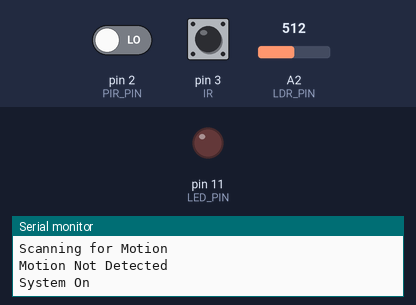
A sketch run on a simulated Arduino Uno, built with avr-gcc and run on an emulated ATmega328P. On the bench: output pins drawn as LEDs (lit = HIGH), the last lines printed to the serial monitor. The test bench sets the inputs (shaded band); at power-on: pin 2 (PIR_PIN) LOW, A2 (LDR_PIN) = 512, pin 3 (IR) HIGH.

Above: at 4.8 s.
4.9 s: pin 2 (PIR_PIN) driven HIGH
At 7.0 s:
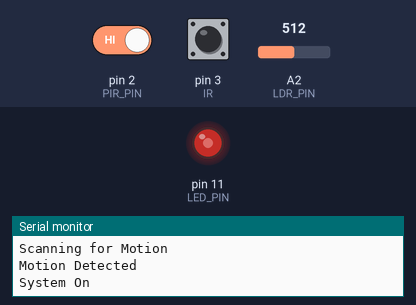
10.9 s: A2 (LDR_PIN) set to 306
At 12.7 s:
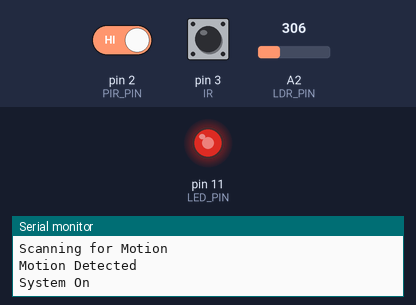
16.9 s: pin 3 (IR) driven LOW
Timing chart, 0 to 19.9 s (numbered marks = the images above; inputs shaded):
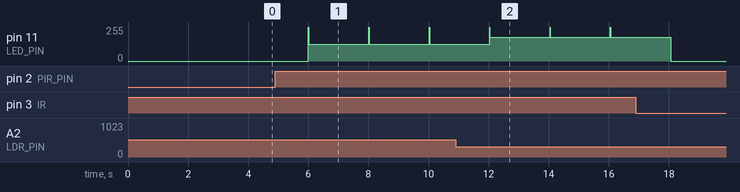

The sketch:

sketch.ino
```cpp
#define LED_PIN 11
#define PIR_PIN 2
#define LDR_PIN A2
#define IR 3
#define btn 5
#define inputSize 3
int IR_data;
int LED_State = LOW;
int PIR_State = LOW;
int LDR_value;
//interrupt variable;
volatile bool motionSensed = false;
bool systemState = true;  // true for on :: false for off

unsigned long previousTime = millis();
//Some time function I want to implement because I have learnt something.
void setup() {
  Serial.begin(9600);
  int inputPins[inputSize] = {LDR_PIN, PIR_PIN, IR};
  for (int i = 0; i < inputSize; i++){
    pinMode(inputPins[i], INPUT);
  }
  pinMode(LED_PIN, OUTPUT);
  attachInterrupt(digitalPinToInterrupt(IR),
                                        IR_Interrupt,
                                        FALLING);
}
void IR_Interrupt(){
  motionSensed = true;
}

void toggleSysState() {
  if (systemState) {
    systemState = false;
  } else {
    systemState = true;
  }
}

void Switching(int LED){
  //Here for the IR codes// functionality;
  analogWrite(LED, 3);
}

void motionSensing(int LED, int PIR_Sensor, int LDR){
  Serial.println("Scanning for Motion");
  int PIR_data = digitalRead(PIR_Sensor);

  if(PIR_data == HIGH){
    Serial.println("Motion Detected");
    digitalWrite(LED, HIGH);
    adaptiveBrightness(LED_PIN, LDR_PIN);
//       delay(100);
  } else {
    Serial.println("Motion Not Detected");
    // analogWrite(LED, 0);
    digitalWrite(LED, LOW);
  }
}

void adaptiveBrightness(int LED, int LDR){
  int LDR_val = analogRead(LDR);
  LDR_value = map(LDR_val, 0, 1024, 254, 0);
  delay(10);
  analogWrite(LED, LDR_value);
}

void loop() {
    // Serial.println(digitalRead(PIR_PIN));
    if(motionSensed){
      motionSensed = false;
      toggleSysState();
      // Switching(LED_PIN);
    }

    if (systemState) {
      motionSensing (LED_PIN, PIR_PIN, LDR_PIN);
      Serial.println("System On");
      delay(2000);
    } else {
      digitalWrite(LED_PIN, LOW);
      Serial.println("System Off");
      delay(2000);
    }
}
```

Measured:
- after the input at 4.9 s, pin 11 (LED_PIN): 0/255 → 127/255 after 1.1 s
